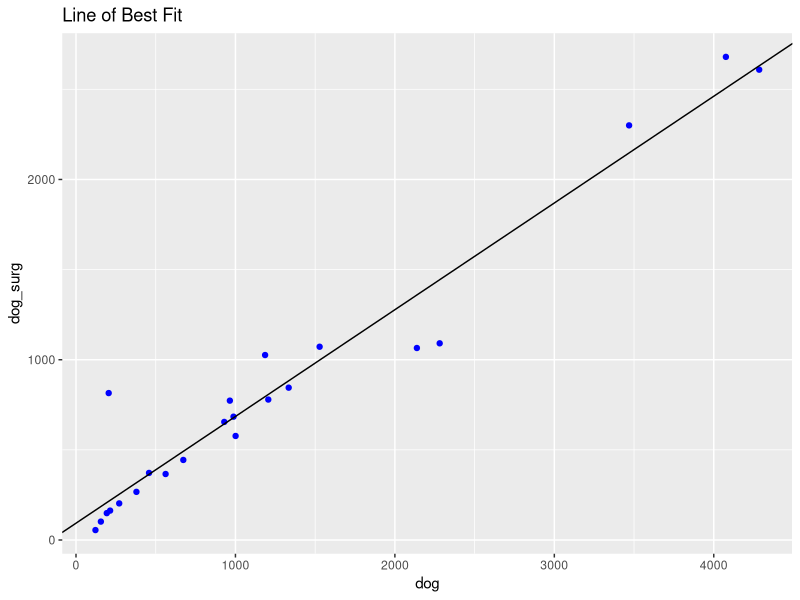
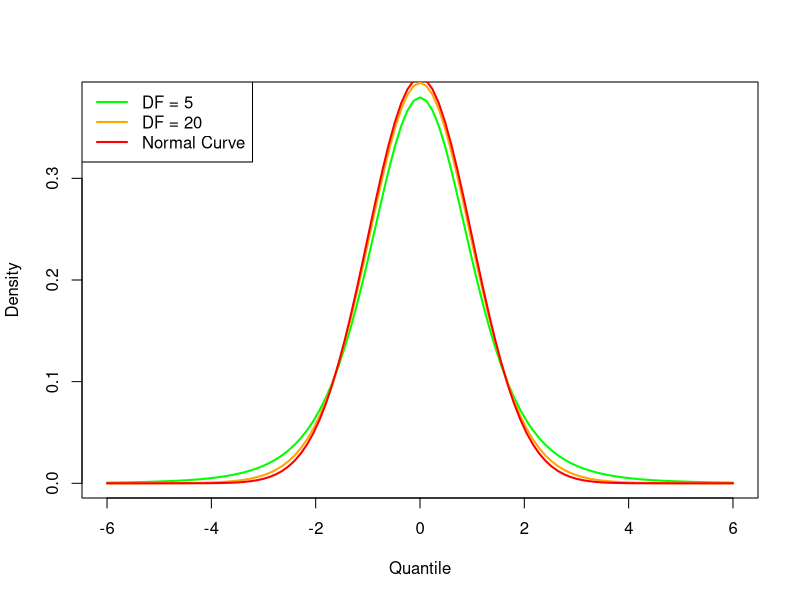
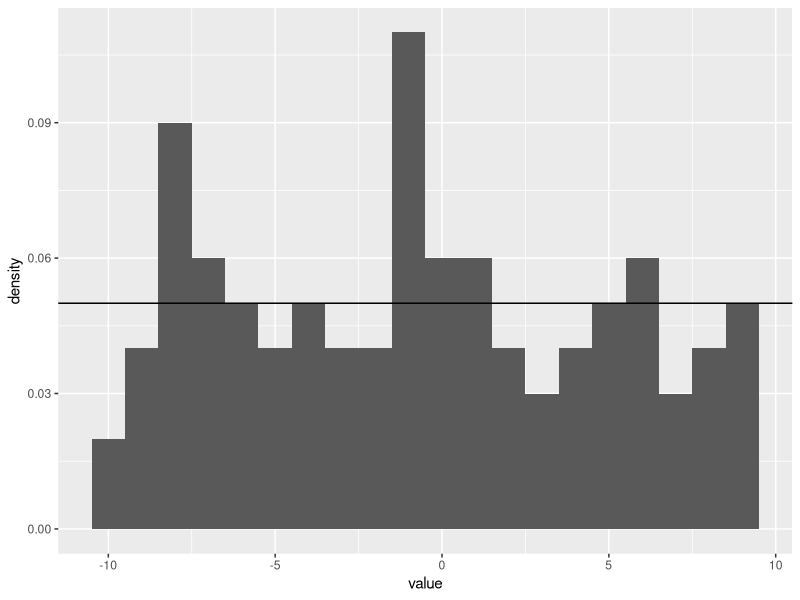

These figures' R source, in order:
## ---- chunk 1
knitr::opts_chunk$set(echo = TRUE)
#library(tidyverse)
## ---- chunk 2
evenheads = dbinom( 2, 4, 0.5 ) + dbinom( 4, 4, 0.5 )

atleast3heads = dbinom( 3, 4, 0.5 ) + dbinom( 4, 4, 0.5 )

## ---- chunk 3
library(stats4)
fun = function(p) {
-dbinom(36,100,p)
} 
#Maximum Likelihood Estimate
model = mle(minuslogl = fun, start = list(p = 0), method = "Brent", lower = 0,upper = 1)
probability <- coef(model)
print(probability[1])

## ---- chunk 4
library(stats4)
dat = read.csv("animal_stats_compact.csv")

total = dat$total

NegativeLogLikelihood = function(mu,sd) {
-sum(dnorm(total,mean=mu,sd=sd,log=TRUE))
}

model = mle(minuslogl= NegativeLogLikelihood, start=list(mu=0,sd=1), method="Nelder-Mead")
m <- coef(model)

mu <- m[1]
sd <- m[2]

print(mu)
print(sd)
#Variance
print(sd*sd)

## ---- chunk 5
model = lm(formula = dog_surg~dog, data = dat)
coef = model$coefficients
print("Best fit line's slope: ")
print(coef[2])
print("Best fit line's intercept:")
print(coef[1])

## ---- chunk 6
library(ggplot2)
plott = ggplot()+
  geom_point(aes(dat$dog, dat$dog_surg), color = "blue") + 
  geom_abline(intercept = coef[1],slope = coef[2]) +
  ggtitle("Line of Best Fit") + 
  xlab("dog") + 
  ylab("dog_surg")
plott

## ---- chunk 7
library(dplyr)
dat_frame = dat[c(1,5)]
dat_frame %>%
  group_by(city) %>%
  summarize(sum(dog))
## ---- chunk 8
result = pnorm(12, mean = 10, sd = sqrt(4)) - pnorm(11, mean = 10, sd = sqrt(4))
print(result)
## ---- chunk 9
result = qnorm(0.80, mean = 10, sd = sqrt(4))
print(result)
## ---- chunk 10
set.seed(12345)
result = rbinom(10, 12, 0.5)
print(result)
## ---- chunk 11
set.seed(12345)
result = sample(1:50, 10, replace = FALSE)
print(result[10])
## ---- chunk 12
curve(dt(x,5), from = -6, to = 6, col = "green", xlab = "Quantile", ylab = "Density", lwd = 2)  
curve(dt(x,20), from = -6, to = 6, col = "orange", add = TRUE, lwd = 2)
curve(dnorm(x), from = -6, to = 6, col = "red", add = TRUE, lwd = 2 )
legend("topleft", legend = c("DF = 5", "DF = 20", "Normal Curve"), col = c("green", "orange", "red"), lwd = 2)
## ---- chunk 13
set.seed(12345)
samp = sample(seq(-10, 10, by = 1), 100, replace = TRUE)
df = data.frame(value = samp)
graph = ggplot(df, aes(x = value)) + geom_histogram(aes( y = ..density..), binwidth = 1) + geom_hline(yintercept = 1/20)
graph
